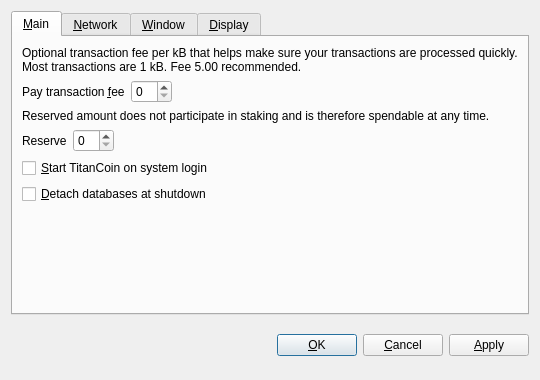
<?xml version="1.0" encoding="UTF-8"?>
<ui version="4.0">
 <class>OptionsDialog</class>
 <widget class="QDialog" name="OptionsDialog">
  <property name="geometry">
   <rect>
    <x>0</x>
    <y>0</y>
    <width>540</width>
    <height>380</height>
   </rect>
  </property>
  <property name="windowTitle">
   <string>Options</string>
  </property>
  <property name="modal">
   <bool>true</bool>
  </property>
  <layout class="QVBoxLayout" name="verticalLayout">
   <item>
    <widget class="QTabWidget" name="tabWidget">
     <property name="tabPosition">
      <enum>QTabWidget::North</enum>
     </property>
     <property name="currentIndex">
      <number>0</number>
     </property>
     <widget class="QWidget" name="tabMain">
      <attribute name="title">
       <string>&amp;Main</string>
      </attribute>
      <layout class="QVBoxLayout" name="verticalLayout_Main">
       <item>
        <widget class="QLabel" name="transactionFeeInfoLabel">
         <property name="text">
          <string>Optional transaction fee per kB that helps make sure your transactions are processed quickly. Most transactions are 1 kB. Fee 5.00 recommended.</string>
         </property>
         <property name="textFormat">
          <enum>Qt::PlainText</enum>
         </property>
         <property name="wordWrap">
          <bool>true</bool>
         </property>
        </widget>
       </item>
       <item>
        <layout class="QHBoxLayout" name="horizontalLayoutFee">
         <item>
          <widget class="QLabel" name="transactionFeeLabel">
           <property name="text">
            <string>Pay transaction &amp;fee</string>
           </property>
           <property name="textFormat">
            <enum>Qt::PlainText</enum>
           </property>
           <property name="buddy">
            <cstring>transactionFee</cstring>
           </property>
          </widget>
         </item>
         <item>
          <widget class="BitcoinAmountField" name="transactionFee"/>
         </item>
         <item>
          <spacer name="horizontalSpacerFee">
           <property name="orientation">
            <enum>Qt::Horizontal</enum>
           </property>
           <property name="sizeHint" stdset="0">
            <size>
             <width>40</width>
             <height>20</height>
            </size>
           </property>
          </spacer>
         </item>
        </layout>
       </item>
       <item>
        <widget class="QLabel" name="reserveBalanceInfoLabel">
         <property name="text">
          <string>Reserved amount does not participate in staking and is therefore spendable at any time.</string>
         </property>
         <property name="textFormat">
          <enum>Qt::PlainText</enum>
         </property>
         <property name="wordWrap">
          <bool>true</bool>
         </property>
        </widget>
       </item>
       <item>
        <layout class="QHBoxLayout" name="horizontalLayoutReserveBalance">
         <item>
          <widget class="QLabel" name="reserveBalanceLabel">
           <property name="text">
            <string>Reserve</string>
           </property>
           <property name="textFormat">
            <enum>Qt::PlainText</enum>
           </property>
           <property name="buddy">
            <cstring>reserveBalance</cstring>
           </property>
          </widget>
         </item>
         <item>
          <widget class="BitcoinAmountField" name="reserveBalance"/>
         </item>
         <item>
          <spacer name="horizontalSpacerReserveBalance">
           <property name="orientation">
            <enum>Qt::Horizontal</enum>
           </property>
           <property name="sizeHint" stdset="0">
            <size>
             <width>40</width>
             <height>20</height>
            </size>
           </property>
          </spacer>
         </item>
        </layout>
       </item>
       <item>
        <widget class="QCheckBox" name="bitcoinAtStartup">
         <property name="toolTip">
          <string>Automatically start TitanCoin after logging in to the system.</string>
         </property>
         <property name="text">
          <string>&amp;Start TitanCoin on system login</string>
         </property>
        </widget>
       </item>
       <item>
        <widget class="QCheckBox" name="detachDatabases">
         <property name="toolTip">
          <string>Detach block and address databases at shutdown. This means they can be moved to another data directory, but it slows down shutdown. The wallet is always detached.</string>
         </property>
         <property name="text">
          <string>&amp;Detach databases at shutdown</string>
         </property>
        </widget>
       </item>
       <item>
        <spacer name="verticalSpacer_Main">
         <property name="orientation">
          <enum>Qt::Vertical</enum>
         </property>
         <property name="sizeHint" stdset="0">
          <size>
           <width>20</width>
           <height>40</height>
          </size>
         </property>
        </spacer>
       </item>
      </layout>
     </widget>
     <widget class="QWidget" name="tabNetwork">
      <attribute name="title">
       <string>&amp;Network</string>
      </attribute>
      <layout class="QVBoxLayout" name="verticalLayout_Network">
       <item>
        <widget class="QCheckBox" name="mapPortUpnp">
         <property name="toolTip">
          <string>Automatically open the TitanCoin client port on the router. This only works when your router supports UPnP and it is enabled.</string>
         </property>
         <property name="text">
          <string>Map port using &amp;UPnP</string>
         </property>
        </widget>
       </item>
       <item>
        <widget class="QCheckBox" name="connectSocks">
         <property name="toolTip">
          <string>Connect to the TitanCoin network through a SOCKS proxy (e.g. when connecting through Tor).</string>
         </property>
         <property name="text">
          <string>&amp;Connect through SOCKS proxy:</string>
         </property>
        </widget>
       </item>
       <item>
        <layout class="QHBoxLayout" name="horizontalLayout_Network">
         <item>
          <widget class="QLabel" name="proxyIpLabel">
           <property name="text">
            <string>Proxy &amp;IP:</string>
           </property>
           <property name="textFormat">
            <enum>Qt::PlainText</enum>
           </property>
           <property name="buddy">
            <cstring>proxyIp</cstring>
           </property>
          </widget>
         </item>
         <item>
          <widget class="QValidatedLineEdit" name="proxyIp">
           <property name="maximumSize">
            <size>
             <width>140</width>
             <height>16777215</height>
            </size>
           </property>
           <property name="toolTip">
            <string>IP address of the proxy (e.g. 127.0.0.1)</string>
           </property>
          </widget>
         </item>
         <item>
          <widget class="QLabel" name="proxyPortLabel">
           <property name="text">
            <string>&amp;Port:</string>
           </property>
           <property name="textFormat">
            <enum>Qt::PlainText</enum>
           </property>
           <property name="buddy">
            <cstring>proxyPort</cstring>
           </property>
          </widget>
         </item>
         <item>
          <widget class="QLineEdit" name="proxyPort">
           <property name="maximumSize">
            <size>
             <width>55</width>
             <height>16777215</height>
            </size>
           </property>
           <property name="toolTip">
            <string>Port of the proxy (e.g. 9050)</string>
           </property>
          </widget>
         </item>
         <item>
          <widget class="QLabel" name="socksVersionLabel">
           <property name="text">
            <string>SOCKS &amp;Version:</string>
           </property>
           <property name="textFormat">
            <enum>Qt::PlainText</enum>
           </property>
           <property name="buddy">
            <cstring>socksVersion</cstring>
           </property>
          </widget>
         </item>
         <item>
          <widget class="QValueComboBox" name="socksVersion">
           <property name="toolTip">
            <string>SOCKS version of the proxy (e.g. 5)</string>
           </property>
          </widget>
         </item>
         <item>
          <spacer name="horizontalSpacer_Network">
           <property name="orientation">
            <enum>Qt::Horizontal</enum>
           </property>
           <property name="sizeHint" stdset="0">
            <size>
             <width>40</width>
             <height>20</height>
            </size>
           </property>
          </spacer>
         </item>
        </layout>
       </item>
       <item>
        <spacer name="verticalSpacer_Network">
         <property name="orientation">
          <enum>Qt::Vertical</enum>
         </property>
         <property name="sizeHint" stdset="0">
          <size>
           <width>20</width>
           <height>40</height>
          </size>
         </property>
        </spacer>
       </item>
      </layout>
     </widget>
     <widget class="QWidget" name="tabWindow">
      <attribute name="title">
       <string>&amp;Window</string>
      </attribute>
      <layout class="QVBoxLayout" name="verticalLayout_Window">
       <item>
        <widget class="QCheckBox" name="minimizeToTray">
         <property name="toolTip">
          <string>Show only a tray icon after minimizing the window.</string>
         </property>
         <property name="text">
          <string>&amp;Minimize to the tray instead of the taskbar</string>
         </property>
        </widget>
       </item>
       <item>
        <widget class="QCheckBox" name="minimizeOnClose">
         <property name="toolTip">
          <string>Minimize instead of exit the application when the window is closed. When this option is enabled, the application will be closed only after selecting Quit in the menu.</string>
         </property>
         <property name="text">
          <string>M&amp;inimize on close</string>
         </property>
        </widget>
       </item>
       <item>
        <spacer name="verticalSpacer_Window">
         <property name="orientation">
          <enum>Qt::Vertical</enum>
         </property>
         <property name="sizeHint" stdset="0">
          <size>
           <width>20</width>
           <height>40</height>
          </size>
         </property>
        </spacer>
       </item>
      </layout>
     </widget>
     <widget class="QWidget" name="tabDisplay">
      <attribute name="title">
       <string>&amp;Display</string>
      </attribute>
      <layout class="QVBoxLayout" name="verticalLayout_Display">
       <item>
        <layout class="QHBoxLayout" name="horizontalLayout_1_Display">
         <item>
          <widget class="QLabel" name="langLabel">
           <property name="text">
            <string>User Interface &amp;language:</string>
           </property>
           <property name="textFormat">
            <enum>Qt::PlainText</enum>
           </property>
           <property name="buddy">
            <cstring>lang</cstring>
           </property>
          </widget>
         </item>
         <item>
          <widget class="QValueComboBox" name="lang">
           <property name="toolTip">
            <string>The user interface language can be set here. This setting will take effect after restarting TitanCoin.</string>
           </property>
          </widget>
         </item>
        </layout>
       </item>
       <item>
        <layout class="QHBoxLayout" name="horizontalLayout_2_Display">
         <item>
          <widget class="QLabel" name="unitLabel">
           <property name="text">
            <string>&amp;Unit to show amounts in:</string>
           </property>
           <property name="textFormat">
            <enum>Qt::PlainText</enum>
           </property>
           <property name="buddy">
            <cstring>unit</cstring>
           </property>
          </widget>
         </item>
         <item>
          <widget class="QValueComboBox" name="unit">
           <property name="toolTip">
            <string>Choose the default subdivision unit to show in the interface and when sending coins.</string>
           </property>
          </widget>
         </item>
        </layout>
       </item>
       <item>
        <widget class="QCheckBox" name="displayAddresses">
         <property name="toolTip">
          <string>Whether to show TitanCoin addresses in the transaction list or not.</string>
         </property>
         <property name="text">
          <string>&amp;Display addresses in transaction list</string>
         </property>
        </widget>
       </item>
       <item>
        <widget class="QCheckBox" name="coinControlFeatures">
         <property name="toolTip">
          <string>Whether to show coin control features or not.</string>
         </property>
         <property name="text">
          <string>Display coin &amp;control features (experts only!)</string>
         </property>
        </widget>
       </item>
       <item>
        <spacer name="verticalSpacer_Display">
         <property name="orientation">
          <enum>Qt::Vertical</enum>
         </property>
         <property name="sizeHint" stdset="0">
          <size>
           <width>20</width>
           <height>40</height>
          </size>
         </property>
        </spacer>
       </item>
      </layout>
     </widget>
    </widget>
   </item>
   <item>
    <layout class="QHBoxLayout" name="horizontalLayout_Buttons">
     <item>
      <spacer name="horizontalSpacer_1">
       <property name="orientation">
        <enum>Qt::Horizontal</enum>
       </property>
       <property name="sizeHint" stdset="0">
        <size>
         <width>40</width>
         <height>48</height>
        </size>
       </property>
      </spacer>
     </item>
     <item>
      <widget class="QLabel" name="statusLabel">
       <property name="font">
        <font>
         <weight>75</weight>
         <bold>true</bold>
        </font>
       </property>
       <property name="text">
        <string/>
       </property>
       <property name="textFormat">
        <enum>Qt::PlainText</enum>
       </property>
       <property name="wordWrap">
        <bool>true</bool>
       </property>
      </widget>
     </item>
     <item>
      <spacer name="horizontalSpacer_2">
       <property name="orientation">
        <enum>Qt::Horizontal</enum>
       </property>
       <property name="sizeHint" stdset="0">
        <size>
         <width>40</width>
         <height>48</height>
        </size>
       </property>
      </spacer>
     </item>
     <item>
      <widget class="QPushButton" name="okButton">
       <property name="text">
        <string>&amp;OK</string>
       </property>
      </widget>
     </item>
     <item>
      <widget class="QPushButton" name="cancelButton">
       <property name="text">
        <string>&amp;Cancel</string>
       </property>
       <property name="autoDefault">
        <bool>false</bool>
       </property>
      </widget>
     </item>
     <item>
      <widget class="QPushButton" name="applyButton">
       <property name="text">
        <string>&amp;Apply</string>
       </property>
       <property name="autoDefault">
        <bool>false</bool>
       </property>
      </widget>
     </item>
    </layout>
   </item>
  </layout>
 </widget>
 <customwidgets>
  <customwidget>
   <class>BitcoinAmountField</class>
   <extends>QSpinBox</extends>
   <header>bitcoinamountfield.h</header>
  </customwidget>
  <customwidget>
   <class>QValueComboBox</class>
   <extends>QComboBox</extends>
   <header>qvaluecombobox.h</header>
  </customwidget>
  <customwidget>
   <class>QValidatedLineEdit</class>
   <extends>QLineEdit</extends>
   <header>qvalidatedlineedit.h</header>
  </customwidget>
 </customwidgets>
 <resources/>
 <connections/>
</ui>
